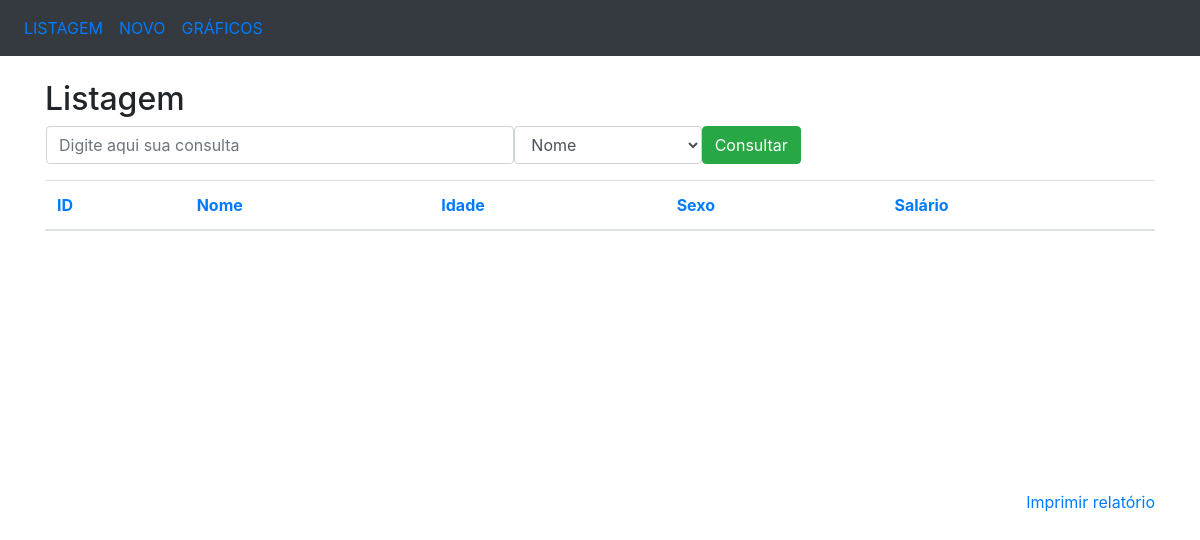
The page /ordenacao/id/id on the database as committed earlier.
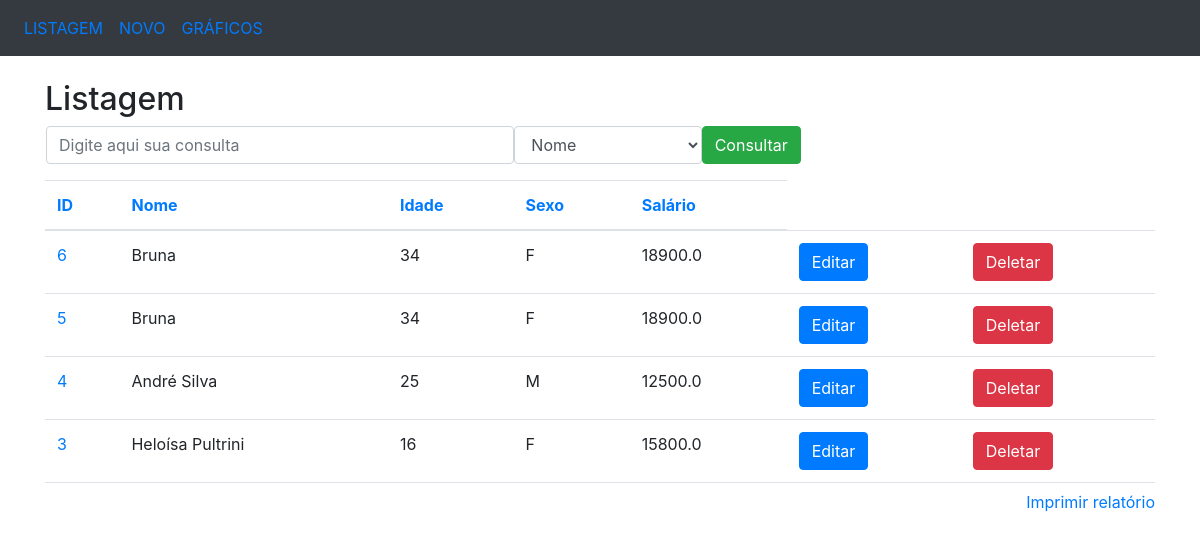
The same page on the database as committed later.
### app/models/tables.py (models this page shows, shortened)
class Pessoa(db.Model):
    __tablename__ = 'pessoas'
    id = db.Column(db.Integer, primary_key=True)
    nome = db.Column(db.String(50), nullable=False)
    idade = db.Column(db.Integer)
    sexo = db.Column(db.String(1))
    salario = db.Column(db.Float)

### app/controllers/default.py (the view)
@app.route('/ordenacao/<campo>/<ordem_anterior>')
def ordenacao(campo='id', ordem_anterior=''):
    if campo == 'id':
        if ordem_anterior == campo:
            pessoas = Pessoa.query.order_by(Pessoa.id.desc()).all()
        else:
            pessoas = Pessoa.query.order_by(Pessoa.id).all()
    elif campo == 'nome':
        if ordem_anterior == campo:
            pessoas = Pessoa.query.order_by(Pessoa.nome.desc()).all()
        else:
            pessoas = Pessoa.query.order_by(Pessoa.nome).all()
    elif campo == 'idade':
        if ordem_anterior == campo:
            pessoas = Pessoa.query.order_by(Pessoa.idade.desc()).all()
        else:
            pessoas = Pessoa.query.order_by(Pessoa.idade).all()
    elif campo == 'sexo':
        if ordem_anterior == campo:
            pessoas = Pessoa.query.order_by(Pessoa.sexo.desc()).all()
        else:
            pessoas = Pessoa.query.order_by(Pessoa.sexo).all()
    elif campo == 'salario':
        if ordem_anterior == campo:
            pessoas = Pessoa.query.order_by(Pessoa.salario.desc()).all()
        else:
            pessoas = Pessoa.query.order_by(Pessoa.salario).all()
    else:
        pessoas = Pessoa.query.order_by(Pessoa.id).all()
    return render_template('listagem.html', pessoas=pessoas, ordem=campo)

### app/templates/listagem.html (shortened to what this page needs)
<!DOCTYPE html>
<html>
    <head>
        <link rel="stylesheet" href="https://maxcdn.bootstrapcdn.com/bootstrap/4.3.1/css/bootstrap.min.css">
    </head>
    <body>
        <nav class="navbar navbar-expand-sm bg-dark">
            <ul class="navbar-nav">
                <li class="nav-item">
                    <a class="nav-link" href="/listagem">LISTAGEM</a>
                </li>
                <li class="nav-item">
                    <a class="nav-link" href="/insercao">NOVO</a>
                </li>
                <li class="nav-item">
                    <a class="nav-link" href="/graficos">GRÁFICOS</a>
                </li>
            </ul>
        </nav>
        <br />
        <div class="container">
            <h2>Listagem</h2>
            <form action="/consulta" method="POST" name="frm_consulta" class="ml-3">
                <div class="form-group">
                    <div class="row">
                        <input type="text" class="form-control col-md-5" name="consulta" placeholder="Digite aqui sua consulta"/>
                        <select class="form-control col-md-2" name="campo">
                            <option value="nome">Nome</option>
                        </select>
                        <button type="submit" class="btn btn-success">Consultar</button>
                    </div>
                </div>
            </form>
            <div style="overflow: scroll; height: 310px; width: 100%;" align="center">
                <table class="table">
                    <thead>
                        <tr>
                            <th>
                                <a href="/ordenacao/id/{{ordem}}">ID</a>
                            </th>
                            <th>
                                <a href="/ordenacao/nome/{{ordem}}">Nome</a>
                            </th>
                            <th>
                                <a href="/ordenacao/idade/{{ordem}}">Idade</a>
                            </th>
                            <th>
                                <a href="/ordenacao/sexo/{{ordem}}">Sexo</a>
                            </th>
                            <th>
                                <a href="/ordenacao/salario/{{ordem}}">Salário</a>
                            </th>
                        </tr>
                    </thead>
                    <tbody>
                        {% for pessoa in pessoas %}
                        <tr>
                            <td nowrap="true">
                                <a href="/selecao/{{pessoa.id}}">{{pessoa.id}}</a>
                            </td>
                            <td nowrap="true">
                                {{pessoa.nome}}
                            </td>
                            <td nowrap="true">
                                {{pessoa.idade}}
                            </td>
                            <td nowrap="true">
                                {{pessoa.sexo}}
                            </td>
                            <td nowrap="true">
                                {{pessoa.salario}}
                            </td>
                            <td>
                                <a href="/edicao/{{pessoa.id}}" class="btn btn-primary" role="button">Editar</a>
                            </td>
                            <td>
                                <a href="/delecao/{{pessoa.id}}" class="btn btn-danger" role="button">Deletar</a>
                            </td>
                        </tr>
                        {% endfor %}
                    </tbody>
                </table>
            </div>
            <a href="#" style="float: right;" onclick="relatorio()">Imprimir relatório</a>
        </div>
    </body>
</html>

Rows that differ between the two databases and show on the page:
added Pessoa: id "6", nome "Bruna", idade "34", sexo "F", salario "18900.0"
added Pessoa: id "5", nome "Bruna", idade "34", sexo "F", salario "18900.0"
now on this page (row unchanged): Pessoa: id "4", nome "André Silva", idade "25", sexo "M", salario "12500.0"
now on this page (row unchanged): Pessoa: id "3", nome "Heloísa Pultrini", idade "16", sexo "F", salario "15800.0"
